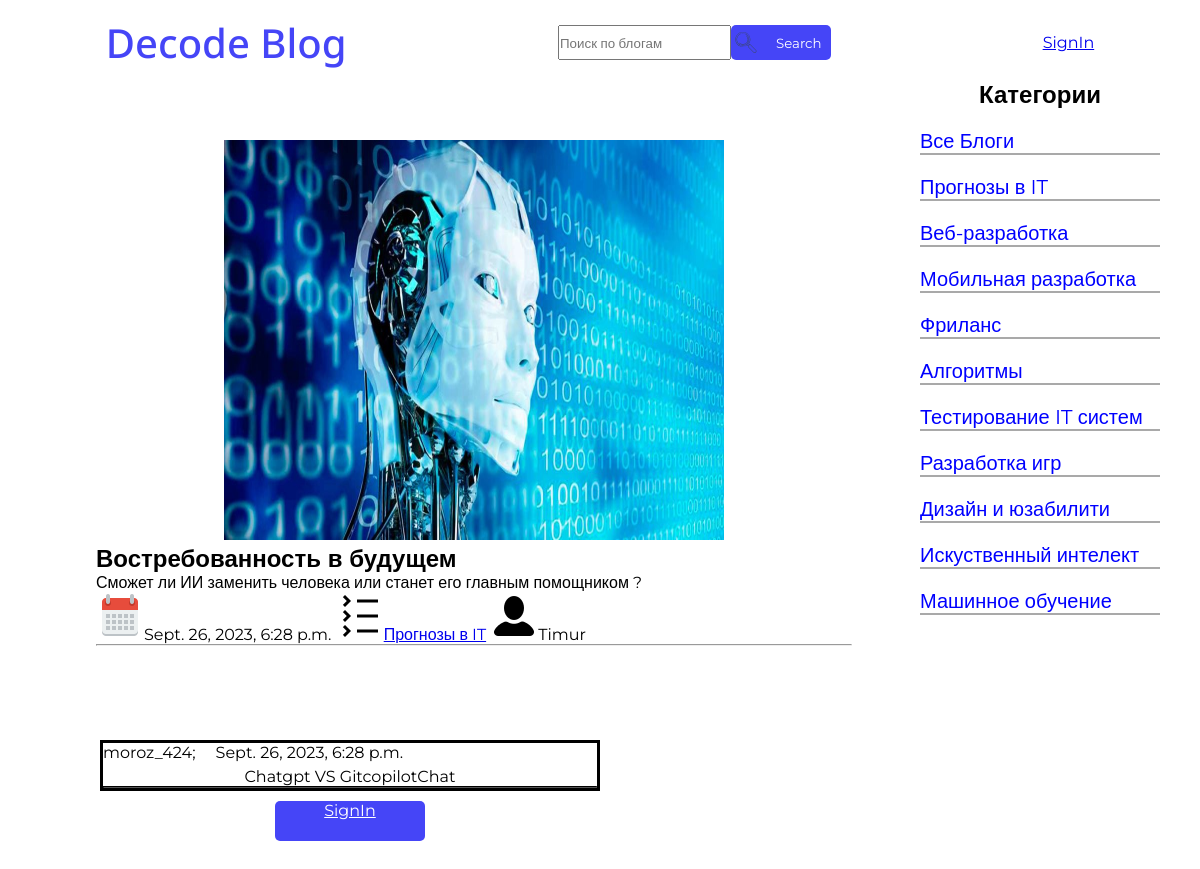
/blogs/testcommentview/3/, run on an earlier commit of the app's database.
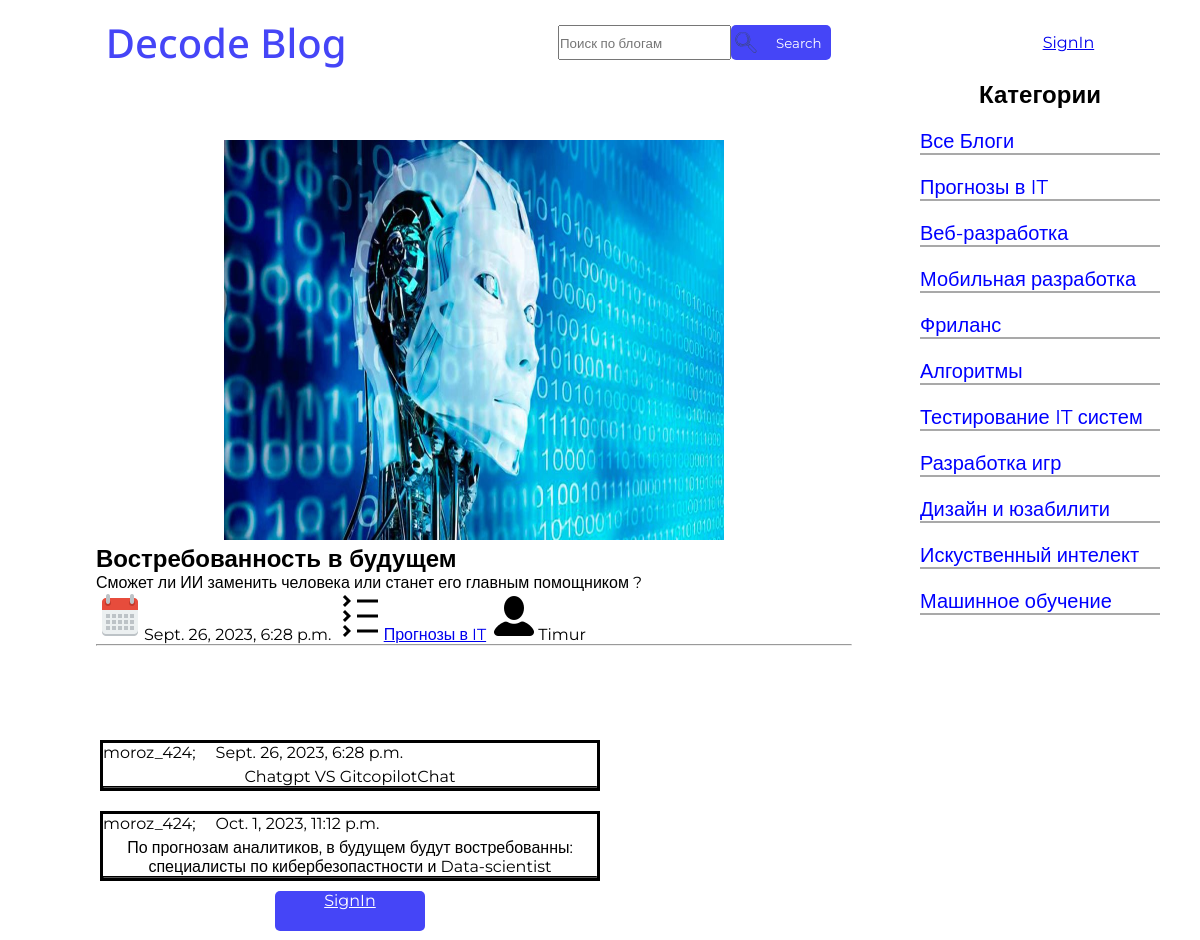
And on a later commit of the database.
### decode_blogs/models.py (models this page shows)
class Category(models.Model):
    name = models.CharField(max_length=50)
    class Meta:
        verbose_name = 'Category'
        verbose_name_plural = 'Categories'
    def __str__(self) -> str:
        return self.name

class Comment(models.Model):
    user = models.ForeignKey(settings.AUTH_USER_MODEL, on_delete=models.CASCADE)
    text = models.TextField(max_length=2000)
    date = models.DateTimeField(default=datetime.datetime.today())
    blog = models.ForeignKey(Blog, on_delete=models.CASCADE, default=1)

### decode_authe/models.py (models this page shows)
class User(AbstractUser):
    image = models.ImageField(upload_to='avatars', blank=True)
    description = models.TextField(max_length=200)
    groups = models.ManyToManyField(
        'auth.Group',
        related_name='users',
        blank=True,
        verbose_name='groups',
        help_text='The groups this user belongs to. A user will get all permissions granted to each of their groups.',
    )
    user_permissions = models.ManyToManyField(
        'auth.Permission',
        related_name='users',
        blank=True,
        verbose_name='user permissions',
        help_text='Specific permissions for this user.',
        error_messages={
            'add': 'The permission you are trying to add already exists for the user.',
            'remove': 'The permission you are trying to remove does not exist for the user.',
        },
    )

### decode_blogs/views.py (the view)
# urls.py: path('testcommentview/<int:blog_id>/', views.BlogDetail.as_view(), name='comments-category'),
class BlogDetail(DetailView):
    model = Blog
    template_name = 'decode_blogs/comment.html'
    pk_url_kwarg = 'blog_id'
    context_object_name = 'blog'
    def get_context_data(self, **kwargs):
        context = super().get_context_data(**kwargs)
        context['title'] = 'Обзор блога'
        context['comments'] = Comment.objects.filter(blog_id=self.kwargs['blog_id'])  # Комментарии относящиеся к этому блогу #
        context['categories'] = Category.objects.all()
        context['menu'] = menu
        return context

### decode_blogs/templates/decode_blogs/comment.html (shortened to what this page needs)
{% load static %}
<!DOCTYPE html>
<html lang="en">
<head>
    <link rel="stylesheet" href="{% static 'decode_blogs/css/comments.css' %}">
    <link rel="stylesheet" href="{% static 'decode_blogs/css/header.css' %}">
    <link rel="stylesheet" href="{% static 'decode_blogs/css/Home.css' %}">
</head>
<body>
    <header>
        <h1>Decode Blog</h1>
        <div class="header-div-1">
            <input type="search" placeholder="Поиск по блогам">
            <button id="button-find">
                <img src="{% static 'decode_blogs/images/search_icon.svg' %}" alt="" id="search_icon">
                Search
            </button>
        </div>
        <div class="header-div-2">
            {% if request.user.is_authenticated %}
                <a href="{% url 'decode_blogs:home' %}" class="button-reg">Home</a>
                <a href="{% url 'decode_authe:signout' %}" class="button-reg">Signout</a>
                <a href="{% url 'decode_authe:profile'%}"><img src="{{ user.image.url }}" alt="" id="header-img"></a>
            {% else %}
                <a href="{% url 'decode_authe:signin' %}">SignIn</a>
            {% endif %}
        </div>
    </header>
    <section class="main">
        <div class="blogs">
            <div class="com-blog">
                <div class="main-info">
                    {% if blog.image %}
                    <img src="{{ blog.image.url }}" alt="comment-img" class="comment-img">
                    {% endif %}
                </div>
                <h2 id="blog-name">{{ blog.name }}</h2>
                    <p id="description">{{ blog.description }}</p>
                    <time id="blog-date"><img src="{% static 'decode_blogs/images/Calendar.png' %}" alt="">{{ blog.date }}</time>
                    <a href="{% url 'decode_blogs:category' blog.id %}" id="blog-category"><img src="{% static 'decode_blogs/images/Categories.png' %}" alt="">{{ blog.category }}</a>
                    <img src="{% static 'decode_blogs/images/User.png' %}" alt="" id="blog-author">{{ blog.author }}
                    <hr>
            </div>
        </div>
        <div class="categories">
            <h2 id="categories-name">Категории</h2>
            {% if category_id == 0 %}
                <a href="{% url 'decode_blogs:home' %}" class="selected-ctgr">Все товары</a>
            {% else %}
                <a href="{% url 'decode_blogs:home' %}">Все Блоги</a>
            {% endif %}
            {% for ctgr in categories %}
                {% if category_id == ctgr.id %}
                    <a href="{% url 'decode_blogs:category' ctgr.id %}" class="selected-ctgr">{{ctgr.name}}</a>
                {% else %}
                    <a href="{% url 'decode_blogs:category' ctgr.id %}">{{ctgr.name}}</a>
                {% endif %}
            {% endfor %}
    </section>
    <section class="main-3">
        <div class="comm-details">
            {% for c in comments %}
            <div class="comment">
                <div class="comm-detail">
                    <p id="user">{{ c.user }};</p>
                    <p>{{ c.date }}</p>
                </div>
                <p id="text">{{ c.text }}</p>
                <hr id="com-line">
            </div>
        </div>
            {% endfor %}
            {% if request.user.is_authenticated %}
                <a href="{% url 'decode_blogs:cmadd' %}" id="button-com">Добавить комментарий</a>
            {% else %}
                <a href="{% url 'decode_authe:signin' %}" id="button-come">SignIn</a>
            {% endif %}
    </section>
</body>
</html>

What changed in the data, as far as the page shows it:
added Comment: user "moroz_424", date "Oct. 1, 2023, 11:12 p.m.", text "По прогнозам аналитиков, в будущем будут востребованны: специалисты по кибербезопастности и Data-scientist"
